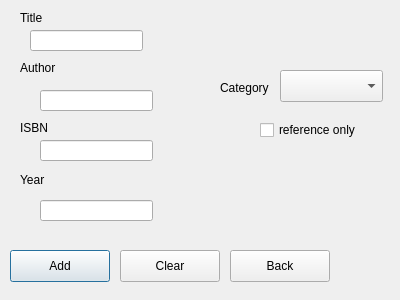
<?xml version="1.0" encoding="UTF-8"?>
<ui version="4.0">
 <class>AddBookWindow</class>
 <widget class="QDialog" name="AddBookWindow">
  <property name="geometry">
   <rect>
    <x>0</x>
    <y>0</y>
    <width>400</width>
    <height>300</height>
   </rect>
  </property>
  <property name="windowTitle">
   <string>Dialog</string>
  </property>
  <widget class="QLabel" name="label">
   <property name="geometry">
    <rect>
     <x>20</x>
     <y>10</y>
     <width>58</width>
     <height>16</height>
    </rect>
   </property>
   <property name="text">
    <string>Title</string>
   </property>
  </widget>
  <widget class="QLabel" name="label_2">
   <property name="geometry">
    <rect>
     <x>20</x>
     <y>60</y>
     <width>58</width>
     <height>16</height>
    </rect>
   </property>
   <property name="text">
    <string>Author</string>
   </property>
  </widget>
  <widget class="QLabel" name="label_3">
   <property name="geometry">
    <rect>
     <x>20</x>
     <y>120</y>
     <width>58</width>
     <height>16</height>
    </rect>
   </property>
   <property name="text">
    <string>ISBN</string>
   </property>
  </widget>
  <widget class="QLabel" name="label_4">
   <property name="geometry">
    <rect>
     <x>20</x>
     <y>170</y>
     <width>81</width>
     <height>20</height>
    </rect>
   </property>
   <property name="text">
    <string>Year</string>
   </property>
  </widget>
  <widget class="QLineEdit" name="lineEditTitle">
   <property name="geometry">
    <rect>
     <x>30</x>
     <y>30</y>
     <width>113</width>
     <height>21</height>
    </rect>
   </property>
  </widget>
  <widget class="QLineEdit" name="lineEditAuthor">
   <property name="geometry">
    <rect>
     <x>40</x>
     <y>90</y>
     <width>113</width>
     <height>21</height>
    </rect>
   </property>
  </widget>
  <widget class="QLineEdit" name="lineEditISBN">
   <property name="geometry">
    <rect>
     <x>40</x>
     <y>140</y>
     <width>113</width>
     <height>21</height>
    </rect>
   </property>
  </widget>
  <widget class="QLineEdit" name="lineEditYear">
   <property name="geometry">
    <rect>
     <x>40</x>
     <y>200</y>
     <width>113</width>
     <height>21</height>
    </rect>
   </property>
  </widget>
  <widget class="QLabel" name="label_5">
   <property name="geometry">
    <rect>
     <x>220</x>
     <y>80</y>
     <width>58</width>
     <height>16</height>
    </rect>
   </property>
   <property name="text">
    <string>Category</string>
   </property>
  </widget>
  <widget class="QComboBox" name="comboBoxCategory">
   <property name="geometry">
    <rect>
     <x>280</x>
     <y>70</y>
     <width>103</width>
     <height>32</height>
    </rect>
   </property>
  </widget>
  <widget class="QCheckBox" name="checkBoxReferenceOnly">
   <property name="geometry">
    <rect>
     <x>260</x>
     <y>120</y>
     <width>121</width>
     <height>20</height>
    </rect>
   </property>
   <property name="text">
    <string>reference only </string>
   </property>
  </widget>
  <widget class="QPushButton" name="pushButtonAdd">
   <property name="geometry">
    <rect>
     <x>10</x>
     <y>250</y>
     <width>100</width>
     <height>32</height>
    </rect>
   </property>
   <property name="text">
    <string>Add</string>
   </property>
  </widget>
  <widget class="QPushButton" name="pushButtonClear">
   <property name="geometry">
    <rect>
     <x>120</x>
     <y>250</y>
     <width>100</width>
     <height>32</height>
    </rect>
   </property>
   <property name="text">
    <string>Clear</string>
   </property>
  </widget>
  <widget class="QPushButton" name="pushButtonBack">
   <property name="geometry">
    <rect>
     <x>230</x>
     <y>250</y>
     <width>100</width>
     <height>32</height>
    </rect>
   </property>
   <property name="text">
    <string>Back</string>
   </property>
  </widget>
 </widget>
 <resources/>
 <connections/>
</ui>
